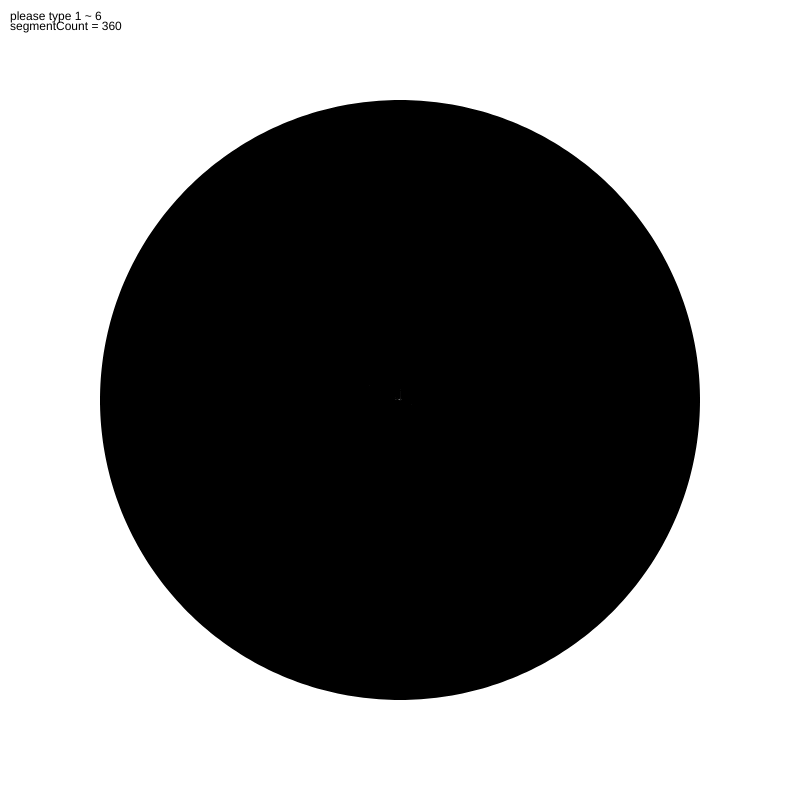
Frame 1 (no input)
Frame 60 (no input): identical to frame 1, image omitted
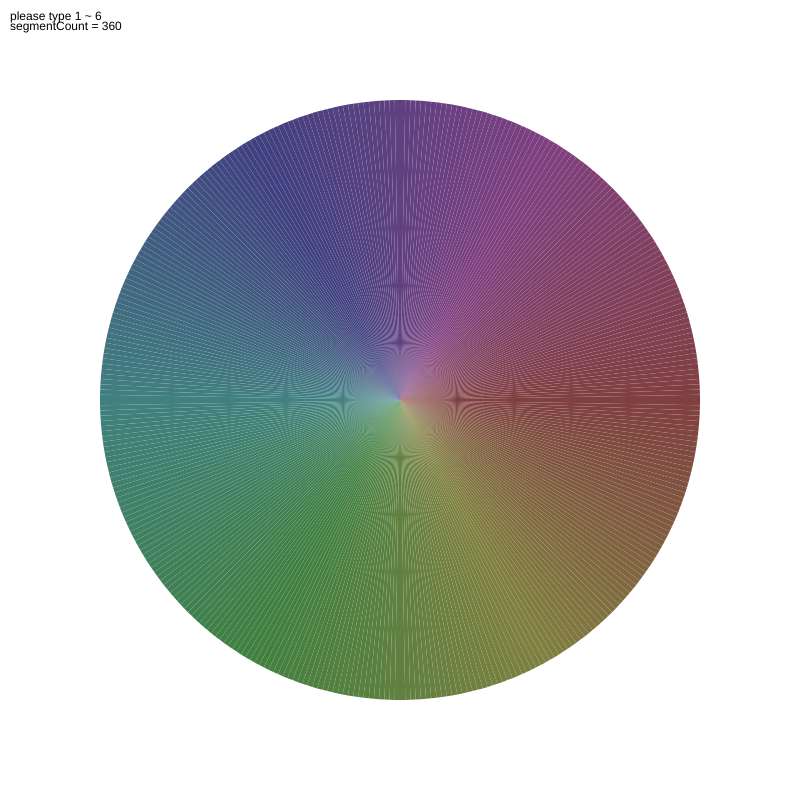
Frame 120 (the mouse pressed at the canvas centre since frame 60)

The p5.js sketch that drew these frames (run headless with seeded random() and noise() and a simulated clock; from frame 60 on, the mouse is pressed at the canvas centre):

// p5.js sketch
// ── sketch.js
let segmentCount = 360;
let radius = 300;

function setup() {
  createCanvas(800, 800);
  //background("#ffffff");
  noStroke();
}

function draw() {
  colorMode(HSB, 360, width, height);
  background(360, 0, height);

  let angleStep = 360 / segmentCount;

  beginShape(TRIANGLE_FAN);
  vertex(width / 2, height / 2);
  for (let angle = 0; angle <= 360; angle += angleStep) {
    let vx = width / 2 + cos(radians(angle)) * radius;
    let vy = height / 2 + sin(radians(angle)) * radius;
    vertex(vx, vy);
    fill(angle, mouseX, mouseY);
  }
  endShape();
  fill(0);
  text("please type 1 ~ 6", 10, 20);
  text("segmentCount = " + segmentCount, 10, 30);
}

function keyPressed() {
  switch (key) {
    case "1":
      segmentCount = 360;
      break;
    case "2":
      segmentCount = 45;
      break;
    case "3":
      segmentCount = 24;
      break;
    case "4":
      segmentCount = 12;
      break;
    case "5":
      segmentCount = 6;
      break;
  }
}
